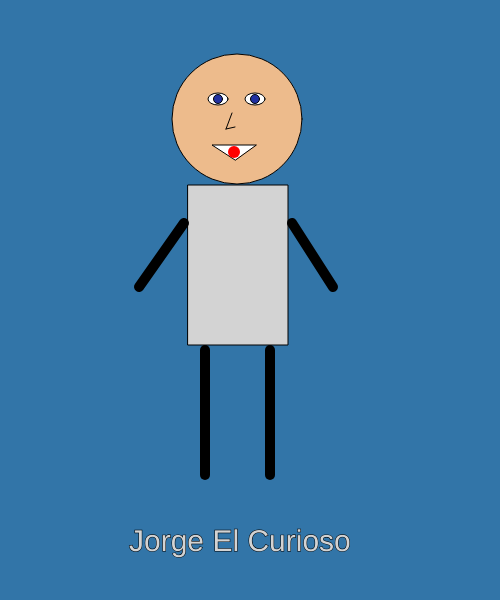
Frame 1 (no input)
Frame 60 (no input): identical to frame 1, image omitted
Frame 120 (the mouse pressed at the canvas centre since frame 60): identical to frame 1, image omitted

The p5.js sketch that drew this single still picture (run headless with seeded random() and noise() and a simulated clock; from frame 60 on, the mouse is pressed at the canvas centre):

// p5.js sketch
// ── sketch.js
function setup() {
    createCanvas(500,600);
  }
  
  function draw() {
    background(50,117,168);

    // Head
    fill(237,187,140);
    circle(237,119,130);

    // Eyes
    fill(255,255,255);
    ellipse(218,99,20,12);
    ellipse(255,99,20,12);
    fill(34,49,161);
    circle(218,99,9);
    circle(255,99,9);
    
    // Mouth
    fill(255,255,255);
    triangle(235,160,212,145,256,145);
    strokeWeight(12);
    stroke('red');
    point(234,152);
    stroke('black');
    strokeWeight(1);

    // Nose
    line(232,113,226,129);
    line(226,129,235,127);

    // Body
    fill('lightgrey');
    rect(188,185,100,160);

    // Arms and Legs
    strokeWeight(10);
    line(184,223,139,287);
    line(292,223,333,287);
    line(205,350,205,475);
    line(270,350,270,475);
    strokeWeight(1);

    // Name
    textSize(30);
    text("Jorge El Curioso",129,551);

  }
